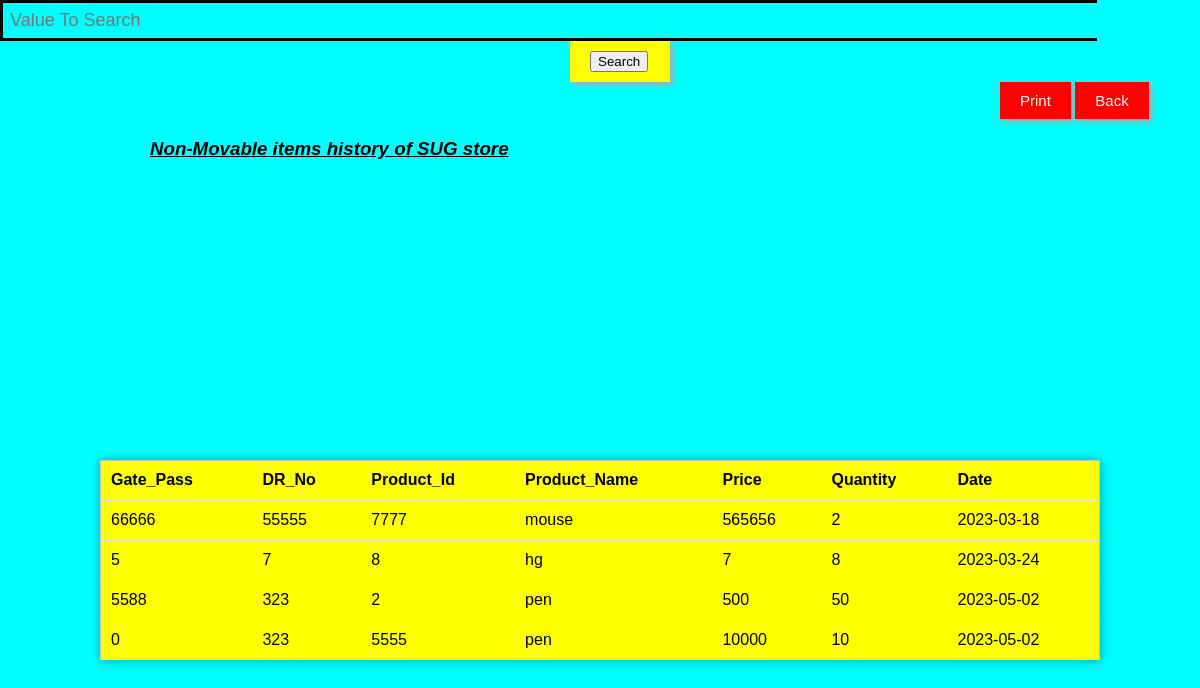
Screenshot of /additem1.php with the database file from the repository.
### tables this page shows
CREATE TABLE `additem1` (
  `Gate_Pass` int(20) NOT NULL,
  `DR_No` int(20) NOT NULL,
  `Product_Id` int(20) NOT NULL,
  `Product_Name` varchar(30) NOT NULL,
  `Price` int(20) NOT NULL,
  `Quantity` int(100) NOT NULL,
  `Date` date DEFAULT NULL
);

### additem1.php (the view, shortened to what this page needs)
<?php
if(isset($_POST['search']))
{
    $valueToSearch = $_POST['valueToSearch'];
    $query = "SELECT * FROM `additem1` WHERE CONCAT(`Gate_Pass`, `DR_No`, `Product_Id`, `Product_Name`, `Price`, `Quantity`, `Date`) LIKE '%".$valueToSearch."%'";
    $search_result = filterTable($query);
}
 else {
    $query = "SELECT * FROM `additem1`";
    $search_result = filterTable($query);
}
function filterTable($query)
{
    $connect = mysqli_connect("localhost", "root", "", "login");
    $filter_Result = mysqli_query($connect, $query);
    return $filter_Result;
}
?>
<!DOCTYPE html>
<html>
<head>
    <link rel="stylesheet" type="text/css" href="button.css">
    <link rel="stylesheet" type="text/css" href="search.css">
    <link rel="stylesheet" type="text/css" href="back.css">
</head>
    <body>
    <form action="additem1.php" method="post">
    <div id="searchbox">
            <input  type="text" name="valueToSearch" placeholder="Value To Search">
</div>
<div id="searchbtn">
          <input type="submit" name="search" value="Search">
</div>
          <div>
          <button onClick="window.print();"class="btn-shadow">Print</button>
        <button onClick= "welcome()" class="btnn-shadow">Back</button>
            </div>
            <I>  <U> <h3 id="line" class= "print-container"> Non-Movable items history of SUG store </h3></U></I>
            <table class= "print-container">
                <tr>
				    <th>Gate_Pass</th>
					<th>DR_No</th>
                    <th>Product_Id</th>
                    <th>Product_Name</th>
                    <th>Price</th>
					<th>Quantity</th>
                    <th>Date</th>
                </tr>
                <?php while($row = mysqli_fetch_array($search_result)):?>
                <tr>
                    <td><?php echo $row['Gate_Pass'];?></td>
					<td><?php echo $row['DR_No'];?></td>
					<td><?php echo $row['Product_Id'];?></td>
					<td><?php echo $row['Product_Name'];?></td>
                    <td><?php echo $row['Price'];?></td>
                    <td><?php echo $row['Quantity'];?></td>
                    <td><?php echo $row['Date'];?></td>
                </tr>
                <?php endwhile;?>
            </table>
        </form>
    </body>
</html>

### button.css (style rules this page uses)
body { margin: 0; padding: 0; height: 10vh; background-color: aqua; }

### search.css (style rules this page uses)
body { height: 10vh; display: flexbox; justify-content: center; align-items: center; }

### back.css (style rules this page uses)
body { margin: 0; padding: 0; height: 10vh; background-color: aqua; }

### additem1.php (style rules this page uses)
body { padding-top: 50px; left:50%; background-color: ; }
#searchbox input { width:90%; border:3px solid black; border-right:1px; font-size:18px; padding:7px; background:transparent; color:white; }
#searchbtn { width:5%; margin-left:570px; background-color: yellow; border: none; color: Red; padding: 10px 20px; font-size: 15px; transition: 0.25s ease; box-shadow: 3px 3px 5px #aaa; }
.btn-shadow { background-color: red; border: none; color: white; padding: 10px 20px; font-size: 15px; transition: 0.25s ease; box-shadow: 3px 3px 5px #aaa; margin-left:1000px; }
.btnn-shadow { background-color: red; border: none; color: white; padding: 10px 20px; font-size: 15px; transition: 0.25s ease; box-shadow: 3px 3px 5px #aaa; }
#line { margin-left:150px; }
body { padding: 0px; margin: 0; font-family: Verdana, Geneva, Tahoma, sans-serif; }
table { position: absolute; left: 50%; top: 70%; transform: translate(-50%, -50%); border-collapse: collapse; width: 1000px; height: 200px; border: 1px solid #bdc3c7; box-shadow: 2px 2px 12px rgba(0, 0, 0, 0.2), -1px -1px 8px rgba(0, 0, 0, 0.2); background-color: yellow; }
tr { transition: all .2s ease-in; cursor: pointer; }
th, td { padding: 10px; text-align: left; border-bottom: 1px solid #ddd; }

### rows the page displays
additem1: Gate_Pass "66666", DR_No "55555", Product_Id "7777", Product_Name "mouse", Price "565656", Quantity "2", Date "2023-03-18"
additem1: Gate_Pass "5", DR_No "7", Product_Id "8", Product_Name "hg", Price "7", Quantity "8", Date "2023-03-24"
additem1: Gate_Pass "5588", DR_No "323", Product_Id "2", Product_Name "pen", Price "500", Quantity "50", Date "2023-05-02"
additem1: Gate_Pass "0", DR_No "323", Product_Id "5555", Product_Name "pen", Price "10000", Quantity "10", Date "2023-05-02"
